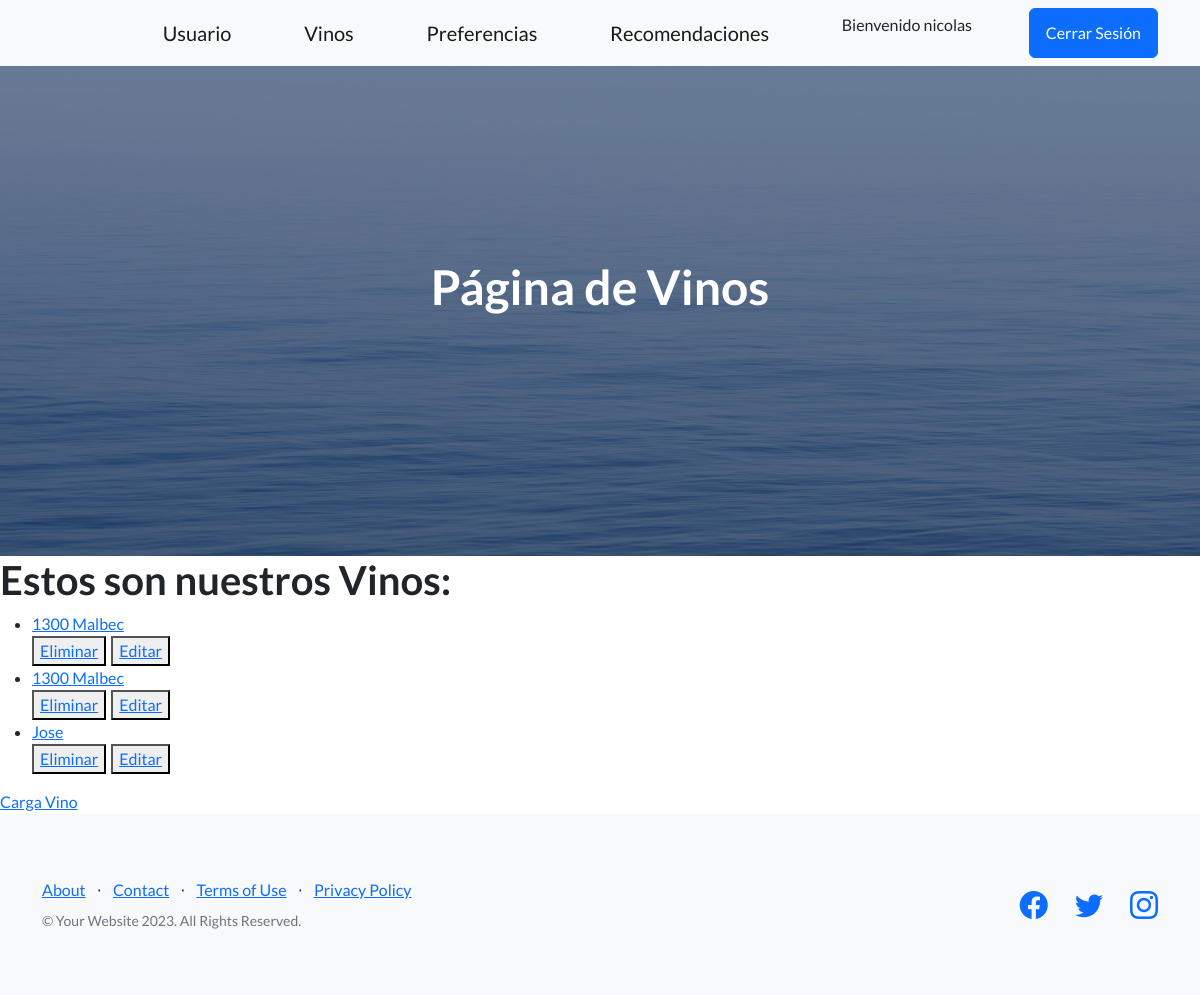
The app's page /app_vinos/vino_lista/ (signed in) with its own data.
### app_vinos/models.py (models this page shows, shortened)
class Vino(models.Model):
    nombre = models.CharField(max_length=100)
    tipo = models.CharField(max_length=100)
    sabor = models.CharField(max_length=100)
    intensidad = models.CharField(max_length=100)
    abv = models.DecimalField(max_digits=4, decimal_places=2, default=0.0, verbose_name='Alcohol by Volume (%)')
    ph = models.DecimalField(max_digits=3, decimal_places=2, default=0.0, verbose_name='pH')
    ta = models.DecimalField(max_digits=4, decimal_places=2, default=0.0, verbose_name='Total Acidity (g/L)')
    rs = models.DecimalField(max_digits=4, decimal_places=2, default=0.0, verbose_name='Residual Sugar (g/L)')
    class Meta():
        verbose_name = 'Vinos'
        verbose_name_plural = 'Mis vinos'
        ordering = ('nombre',)

### app_vinos/views.py (the view)
# urls.py: path('vino_lista/', VinoList.as_view(), name="VinoLista"),
class VinoList(LoginRequiredMixin, ListView):
    model = Vino
    template_name = 'vino_list.html'
    context_object_name = 'vinos'

### app_vinos/templates/vino_list.html
{% extends 'padre.html' %}
{% block ContenidoQueCambia %}
    <h1>Estos son nuestros Vinos:</h1>
    <ul>
        {% for vino in vinos  %}
        <li>
            <a href="{% url 'VinoDetalles' vino.id %}">
                {{vino.nombre}}
            </a>
        </li>
        <div style="display: flex; column-gap: 5px;">
            <button>
                <a href="{% url 'VinoBorrar' vino.id %}">Eliminar</a>
            </button>
            <button>
                <a href="{% url 'VinoEditar' vino.id %}">Editar</a>
            </button>
        </div>
        {% endfor %}
    </ul>
    <a href="{% url 'VinoCrear' %}">Carga Vino</a>
{% endblock ContenidoQueCambia %}

### app_vinos/templates/navbar.html (shortened to what this page needs)
        <nav class="navbar navbar-light bg-light static-top">
            <div class="container">
                <div class="home-button">
                </div>
                <a class="navbar-brand" href="{% url 'ListaUsuarios' %}">Usuario</a>
                <a class="navbar-brand" href="{% url 'VinoLista' %}">Vinos</a>
                <a class="navbar-brand" href="{% url 'MostrarPreferencias' %}">Preferencias</a>
                <a class="navbar-brand" href="{% url 'MostrarRecomendaciones' %}">Recomendaciones</a>
                {% if user.is_authenticated %}
                <p>Bienvenido {{user.username}}</p>
                <form action="{% url 'Logout' %}" method = 'post'> {% csrf_token %}
                    <button class="btn btn-primary" type="submit">Cerrar Sesión</button>
                </form>
                {% else %}
                    <a class="btn btn-primary" href="{% url 'Login' %}">Iniciar Sesión</a>
                {% endif %}
            </div>
        </nav>

### app_vinos/static/css/mis_estilos.css (style rules this page uses)
.home-button { padding-right: 150px; margin-left: -150px; }

### records on screen
Vino: nombre "1300 Malbec"
Vino: nombre "1300 Malbec"
Vino: nombre "Jose"

### other values on screen
{{ user.username }} "nicolas"
